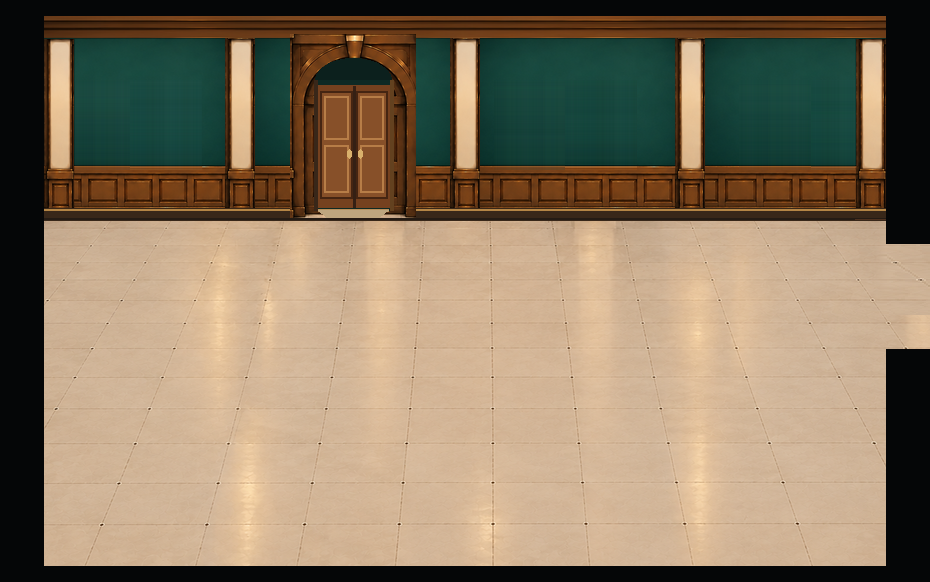
#> input picture qa/architecture-bases-20261029/gallery1_v13_B_right_passage_top_lowered_24px_REVIEW.png, 930 x 582 px, found by its file name
$ python make_gallery2_v04_real_art_style.py
#> lines starting #> are read from the running program, lines starting #| are printed output that depends on the picture
"""A18 gallery2 v04 review: exactly match approved gallery1 material QUALITY,
but preserve gallery2's original rear-frame bays and its right-hand north exit.
No independently generated art; precise compositing of the gallery1 original.
"""
from pathlib import Path
from PIL import Image,ImageDraw
import numpy as np
ROOT=Path("C:/Users/User/source/repos/a18-gallery-layout-editor")
QA=ROOT/"qa/architecture-bases-20261029"
src=Image.open(QA/"gallery1_v13_B_right_passage_top_lowered_24px_REVIEW.png").convert("RGB")
#> src is the input picture: PIL image 930x582 RGB; mean R, G, B 138.9, 121.8, 98
assert src.size==(930,582)
img=src.copy()
# The large colored wallpaper+carved wainscot is real, already accepted artwork.
# Fit wall-only photorealistic panels BETWEEN columns. Do not place pillars over
# the two approved hanging zones x80..260 or x349..510.
wall_panels=[(75,305,(485,39,665,220)),    # bay1 / for rear exhibit 1
             (337,541,(485,39,665,220)),   # bay2 / for rear exhibit 2
             (573,669,(715,39,811,220)),   # narrow bay before north door
             (800,855,(799,39,854,220))]   # right of the north door
for x1,x2,box in wall_panels:
    wall=src.crop(box)
    if wall.width!=(x2-x1):
        wall=wall.resize((x2-x1,wall.height),Image.Resampling.LANCZOS)
    img.paste(wall,(x1,39))
#> this loop made 4 passes
#> pass 1, `wall=wall.resize((x2-x1,wall.height),Image.Resampling.LANCZOS)`:
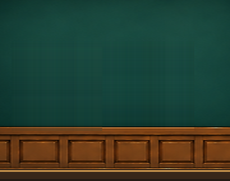
#> wall: PIL image 230x181 RGB; mean R, G, B 43.7, 63.4, 47.4
#> after the loop:
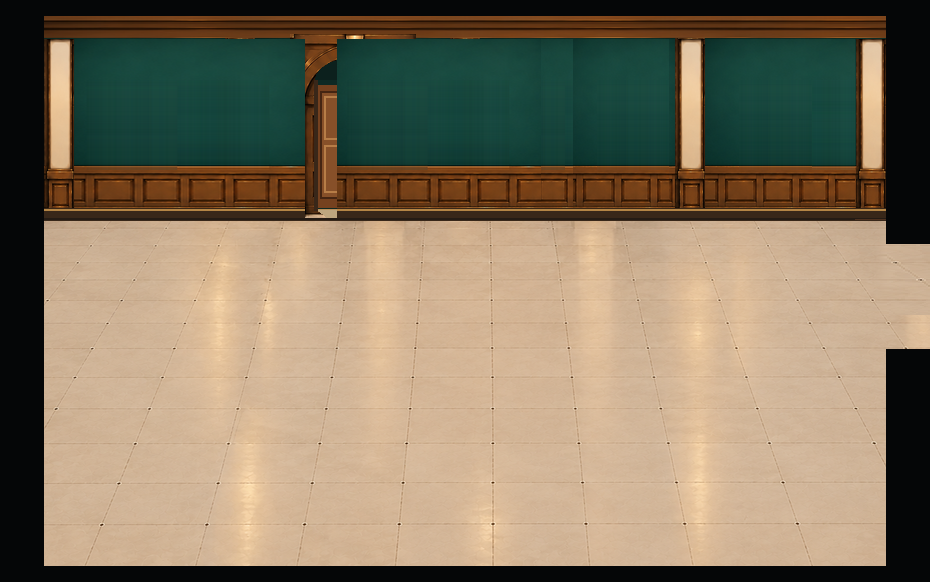
#> img: PIL image 930x582 RGB; mean R, G, B 135.1, 120.9, 97.8
#> after the loop:
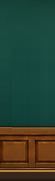
#> wall: PIL image 55x181 RGB; mean R, G, B 45, 66.1, 49.6
# Columns are full-resolution originals, x452..483 from gallery1.
pillar=src.crop((452,39,484,220))
img.paste(pillar,(305,39))
img.paste(pillar,(541,39))
# Old center arch has a decorative upper part y28..38: replace only the
# source-original arch's unwanted top silhouette with continuous cornice.
img.paste(src.crop((499,28,633,39)),(286,28))
# Move the actual existing carved double door, arch and lintel to x668..801.
img.paste(src.crop((286,28,420,220)),(668,28))
# Gallery2 west entry: mirror gallery1 east upper corridor, with no carpet
# and no side-wall green. The lower right wall remains fully closed.
black=(5,6,7)
ImageDraw.Draw(img).rectangle((886,244,929,348),fill=black)
a=np.asarray(img).copy()
b=np.asarray(src)
a[244:349,0:44,:]=b[244:349,70:114,:]
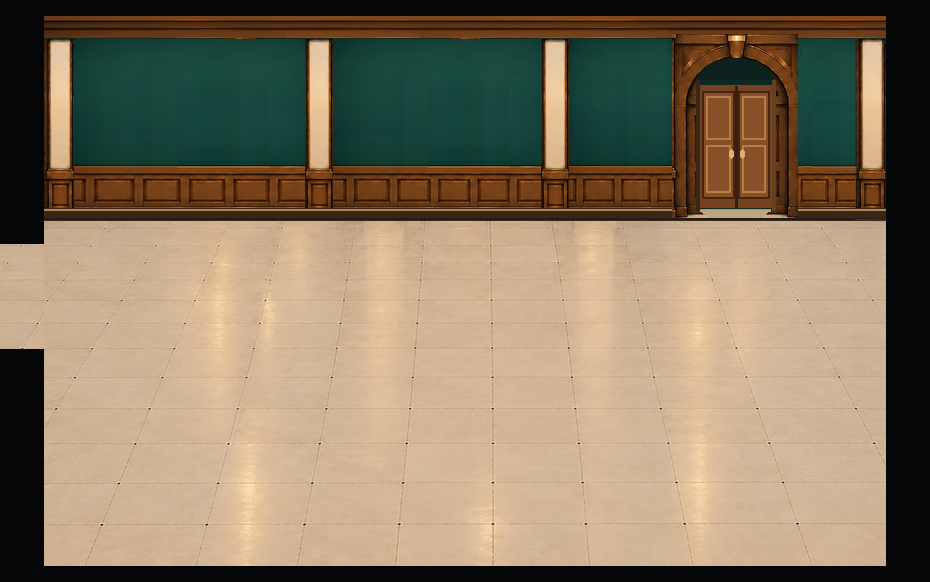
#> a: shape (582, 930, 3); mean R, G, B 137.9, 121.4, 97.7
img=Image.fromarray(a,"RGB")
# Pixel/geometry invariants (the background only, not in-game collision).
assert img.size==(930,582)
assert np.array_equal(a[:16],b[:16]),"upper frame changed"
assert np.array_equal(a[566:],b[566:]),"bottom frame changed"
assert np.array_equal(a[220:244,0:44],b[220:244,0:44]),"upper entrance wall moved"
assert np.array_equal(a[349:566,0:44],b[349:566,0:44]),"lower entrance wall moved"
assert np.all(a[244:349,886:930]==black),"east wall must be closed"
assert np.array_equal(a[244:349,0:44],b[244:349,70:114]),"west entrance must use original floor"
assert np.array_equal(a[350:566,44:886],b[350:566,44:886]),"floor must be unchanged"
assert np.array_equal(a[39:220,305:337],np.asarray(pillar)),"first interior pillar"
assert np.array_equal(a[39:220,541:573],np.asarray(pillar)),"second interior pillar"
assert np.array_equal(a[28:220,668:802],b[28:220,286:420]),"wooden door not copied exactly"
# Rear hanging bays must be clear of built-in columns.
assert (75<80<260<305) and (337<349<510<541) and (668<735<802)
name="gallery2_v04_architecture_matching_entrance_gallery1_REVIEW.png"
img.save(QA/name)
cmp=Image.new("RGB",(1860,624),"#191d21")
prev=Image.open(QA/"gallery2_v02_black_frame_left_upper_entrance_REVIEW.png").convert("RGB")
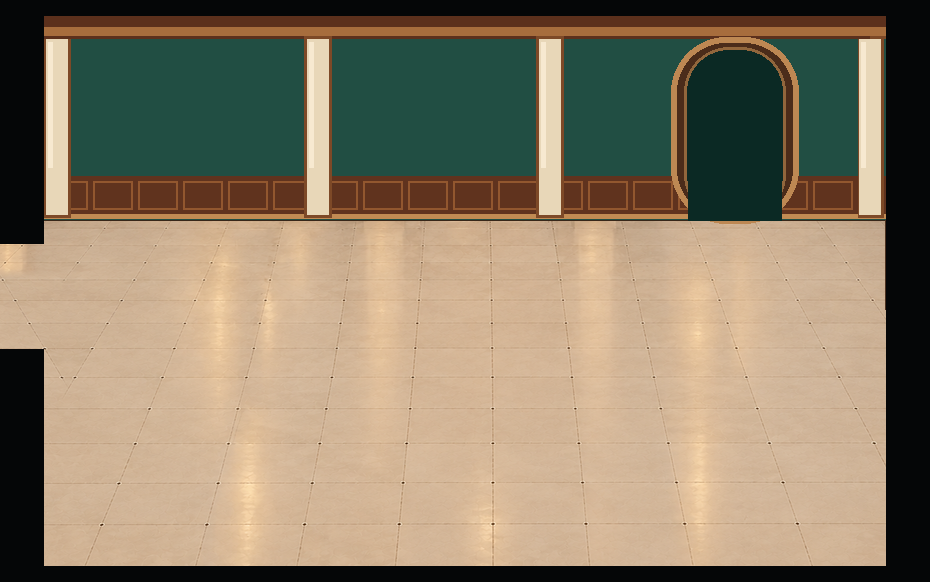
#> input picture qa/architecture-bases-20261029/gallery2_v02_black_frame_left_upper_entrance_REVIEW.png, 930 x 582 px, found by its file name
#> prev is the input picture: PIL image 930x582 RGB; mean R, G, B 140.4, 126.8, 104.1
cmp.paste(prev,(0,42));cmp.paste(img,(930,42))
#> after `cmp.paste(prev, (0, 42))`:
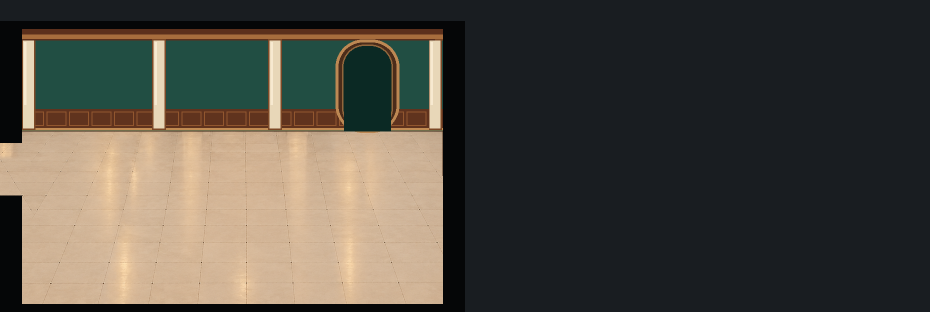
#> cmp: PIL image 1860x624 RGB (shown at 1/2 size); mean R, G, B 78.8, 74.6, 66.2
draw=ImageDraw.Draw(cmp);draw.rectangle((0,0,1859,41),fill="#25292b")
draw.text((12,12),"GALLERY2 previous / schematic illustration",fill="white")
draw.text((942,12),"GALLERY2 v04 / entrance+gallery1 material and carved wood door",fill="white")
cmp.save(QA/"gallery2_v02_vs_v04_style_comparison_REVIEW.png")
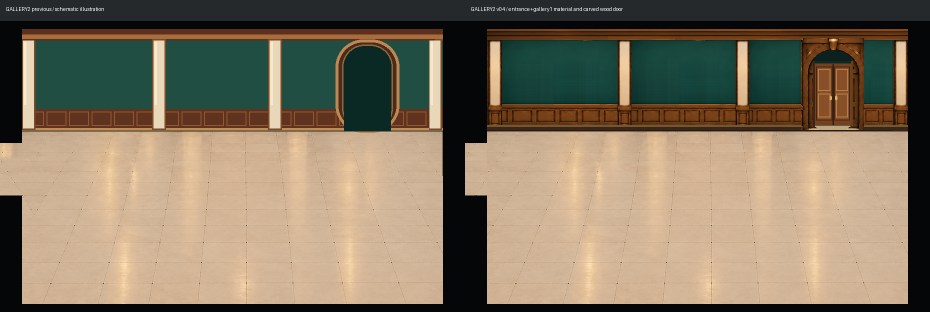
#> saved as gallery2_v02_vs_v04_style_comparison_REVIEW.png: PIL image 1860x624 RGB (shown at 1/2 size); mean R, G, B 132.5, 118.7, 97.2
print("PASS v04 exact gallery1 wooden door, 2 rear frame bays free, gallery2 exit location, west upper opening")
